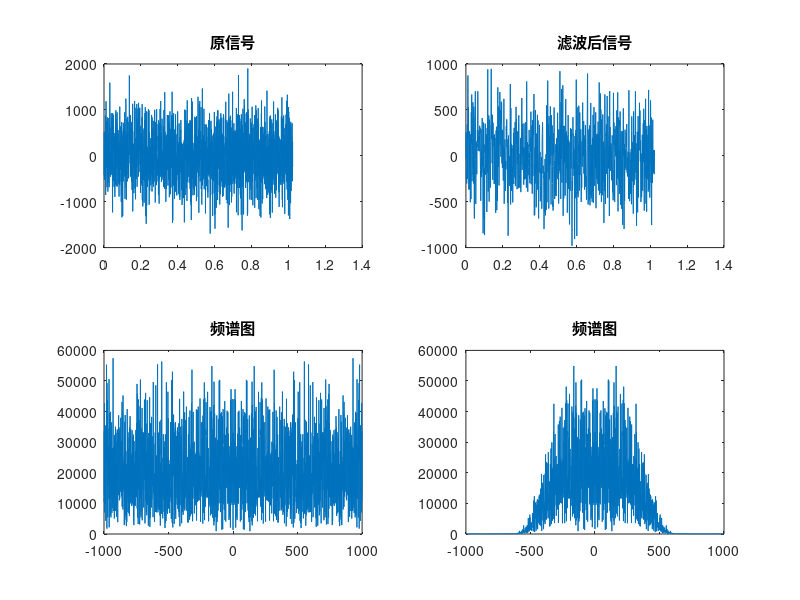

Source code (MATLAB): (Note: this script raises an error after producing the figure.)

%%
clc;
clear all;
%% 滤波
f1 = 200;
f2 = 800;
fs = 2000;
N = 2 ^ 11 ;%采样点数
T = N * 1 / fs; % 总时长 1秒
t = 0:1/fs:T-1/fs; % 时间向量

N1 = 11;%量化位数



noise =  0.25 * randn(1,length(t)); %产生高斯白噪声信号序列


s = round( 2 ^ N1 *  + noise  ) ;

for i=1:N
       if s(i) == 2048
           s(i) = 2047;
       end
end

%% 低通滤波器
N_F =15;       %滤波器阶数
W_F = 500;    %滤波器截止频率
WN_f = 0.4;%W_F / fs;
%b=fir1(N_F,W_F); 
b = fir1(N_F,WN_f,'low') ;
% figure;
% plot(20*log(abs(fftshift(fft(b))))/log(10));

re = conv(s , b, 'same');

B = 2^12 * b - 1 ;

%% 计算频谱
% 计算FFT
N = length(s); % 信号长度
Y = fft(s, N); % 计算FFT
Y = fftshift(Y); % 移动FFT的零频分量至中间
% 计算频率轴
F = fs*(-N/2:N/2-1)/N;

RE = fft(re, N); % 计算FFT
RE = fftshift(RE); % 移动FFT的零频分量至中间



%% 信号图
figure;
% 创建子图
subplot(2,2,1); % 2行1列的子图布局，当前激活第1个子图
plot(t,s);    % 绘制y2
title('原信号');

subplot(2,2,2); % 激活第2个子图
plot(t,re);    % 绘制y1
title('滤波后信号');


%% 频谱图
% 创建子图
subplot(2,2,3); % 2行1列的子图布局，当前激活第1个子图
plot(F,abs(Y));    % 绘制y1
title('频谱图');

subplot(2,2,4); % 激活第2个子图
plot(F,abs(RE));    % 绘制y2
title('频谱图');

%% 写TXT文件
data_txt=zeros(1,N);
data_txt=string(data_txt);
for i=1:N
       data_txt(i) = dec2hex(s(i));
       %data_txt{i}=dec2bin(s(i));
       %data_txt(i) = s(i) ;
end


fid=fopen('mix_Data.txt','w'); 
fprintf(fid,'%s\r\n',data_txt); 
fclose(fid);


% %% COE文件
% %% 创建coe文件
% fild = fopen("mix_800_200hz_signal.coe","wt");
% %写入coe文件头
% fprintf(fild,"%s\n","MEMORY_INITIALIZATION_RADIX=10;"); %10进制数
% fprintf(fild,"%s\n","MEMORY_INITIALIZATION_VECTOR=");
% for i = 1:N
%     s0(i) = round(s(i)+2 ^ 11  - 1);   %四舍五入取整数
%         if s0(i)<0          %负数强制变成0，范围在0-255
%             s0(i) = 0
%         end
%         if i == N
%             fprintf(fild,"%d",s0(i)); %数据写入
%              fprintf(fild,"%s",";"); %最后一个数据使用分号
%         else
%             fprintf(fild,"%d",s0(i)); %数据写入
%              fprintf(fild,"%s\n",","); %最后一个数据使用分号
%         end
% 
% end
% fclose(fild);